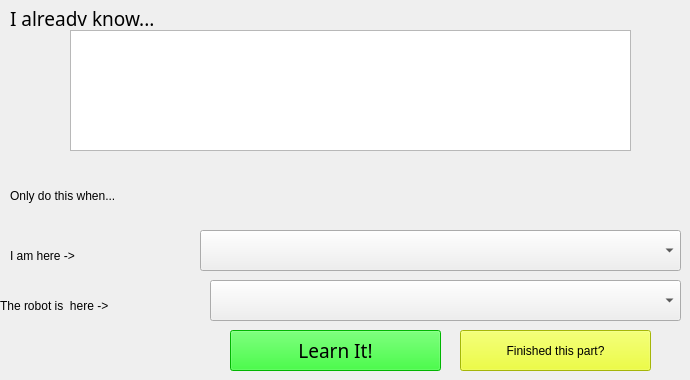
    <widget class="QWidget" name="tab_7">
     <attribute name="title">
      <string>Location</string>
     </attribute>
     <widget class="QLabel" name="label_9">
      <property name="geometry">
       <rect>
        <x>10</x>
        <y>180</y>
        <width>211</width>
        <height>31</height>
       </rect>
      </property>
      <property name="text">
       <string>Only do this when...</string>
      </property>
     </widget>
     <widget class="QLabel" name="label_10">
      <property name="geometry">
       <rect>
        <x>10</x>
        <y>240</y>
        <width>261</width>
        <height>31</height>
       </rect>
      </property>
      <property name="text">
       <string>I am here -&gt;</string>
      </property>
     </widget>
     <widget class="QLabel" name="label_13">
      <property name="geometry">
       <rect>
        <x>0</x>
        <y>290</y>
        <width>191</width>
        <height>31</height>
       </rect>
      </property>
      <property name="text">
       <string>The robot is  here -&gt;</string>
      </property>
     </widget>
     <widget class="QComboBox" name="userLocnComboBox">
      <property name="geometry">
       <rect>
        <x>200</x>
        <y>230</y>
        <width>481</width>
        <height>41</height>
       </rect>
      </property>
      <property name="font">
       <font>
        <family>Sans Serif</family>
        <pointsize>14</pointsize>
        <weight>50</weight>
        <italic>false</italic>
        <bold>false</bold>
        <kerning>true</kerning>
       </font>
      </property>
     </widget>
     <widget class="QComboBox" name="andRobotLocnComboBox">
      <property name="geometry">
       <rect>
        <x>210</x>
        <y>280</y>
        <width>471</width>
        <height>41</height>
       </rect>
      </property>
     </widget>
     <widget class="QPushButton" name="locationLearnItPushButton">
      <property name="geometry">
       <rect>
        <x>230</x>
        <y>330</y>
        <width>211</width>
        <height>41</height>
       </rect>
      </property>
      <property name="font">
       <font>
        <family>Sans Serif</family>
        <pointsize>14</pointsize>
        <weight>50</weight>
        <italic>false</italic>
        <bold>false</bold>
       </font>
      </property>
      <property name="styleSheet">
       <string notr="true">background-color: rgb(0, 255, 0);
color: rgb(0, 0, 0);</string>
      </property>
      <property name="text">
       <string>Learn It!</string>
      </property>
     </widget>
     <widget class="QListView" name="locationListView">
      <property name="geometry">
       <rect>
        <x>70</x>
        <y>30</y>
        <width>561</width>
        <height>121</height>
       </rect>
      </property>
     </widget>
     <widget class="QLabel" name="knowHowLabel_8">
      <property name="geometry">
       <rect>
        <x>10</x>
        <y>10</y>
        <width>211</width>
        <height>16</height>
       </rect>
      </property>
      <property name="font">
       <font>
        <family>Sans Serif</family>
        <pointsize>14</pointsize>
        <weight>50</weight>
        <italic>false</italic>
        <bold>false</bold>
       </font>
      </property>
      <property name="text">
       <string>I already know...</string>
      </property>
     </widget>
     <widget class="QPushButton" name="locnFinishedPushButton">
      <property name="geometry">
       <rect>
        <x>460</x>
        <y>330</y>
        <width>191</width>
        <height>41</height>
       </rect>
      </property>
      <property name="styleSheet">
       <string notr="true">background-color: rgb(231, 255, 11);
color: rgb(0, 0, 0);</string>
      </property>
      <property name="text">
       <string>Finished this part?</string>
      </property>
      <property name="checkable">
       <bool>true</bool>
      </property>
     </widget>
    </widget>
